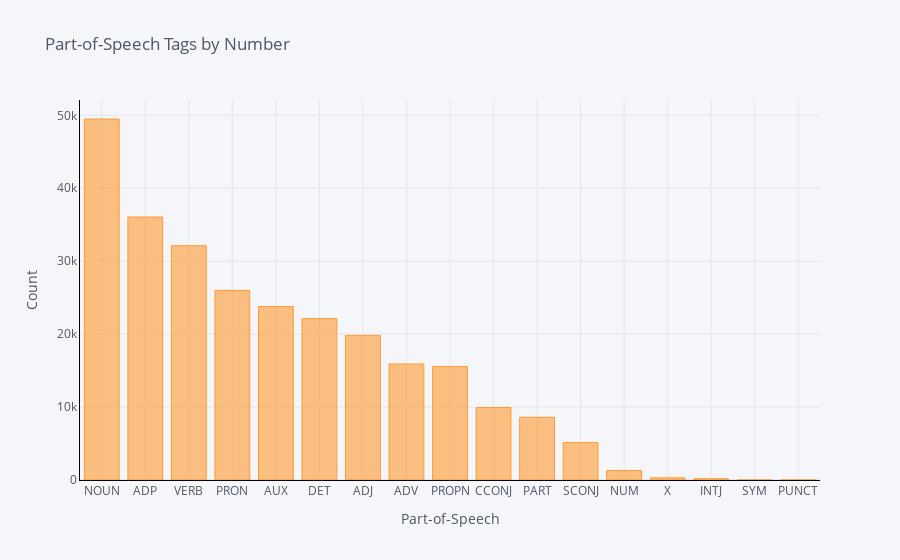

Notebook code cell kept with this figure:
### Markdown cell above
Send one of the dataframes to the pos_count_plot function to get a bar plot showing the count of the different parts-of-speech across the corpus.

### Code cell
pos_count_plot(df)

### Figure 1 — Plotly figure (JSON) as saved in the notebook; plotly's stock layout.template omitted (floating-point values rounded to 4 significant figures)
{"data": [{"marker": {"color": "rgba(255, 153, 51, 0.6)", "line": {"color": "rgba(255, 153, 51, 1.0)", "width": 1}}, "name": "count", "orientation": "v", "text": "", "type": "bar", "x": ["NOUN", "ADP", "VERB", "PRON", "AUX", "DET", "ADJ", "ADV", "PROPN", "CCONJ", "PART", "SCONJ", "NUM", "X", "INTJ", "SYM", "PUNCT"], "y": [49493, 36053, 32121, 25994, 23784, 22125, 19827, 15906, 15566, 9927, 8596, 5129, 1300, 299, 176, 4, 2]}], "layout": {"legend": {"bgcolor": "#F5F6F9", "font": {"color": "#4D5663"}}, "paper_bgcolor": "#F5F6F9", "plot_bgcolor": "#F5F6F9", "title": {"font": {"color": "#4D5663"}, "text": "Part-of-Speech Tags by Number"}, "xaxis": {"gridcolor": "#E1E5ED", "linecolor": "Black", "showgrid": true, "tickfont": {"color": "#4D5663"}, "title": {"font": {"color": "#4D5663"}, "text": "Part-of-Speech"}, "zerolinecolor": "#E1E5ED"}, "yaxis": {"gridcolor": "#E1E5ED", "linecolor": "Black", "showgrid": true, "tickfont": {"color": "#4D5663"}, "title": {"font": {"color": "#4D5663"}, "text": "Count"}, "zerolinecolor": "#E1E5ED"}}}
